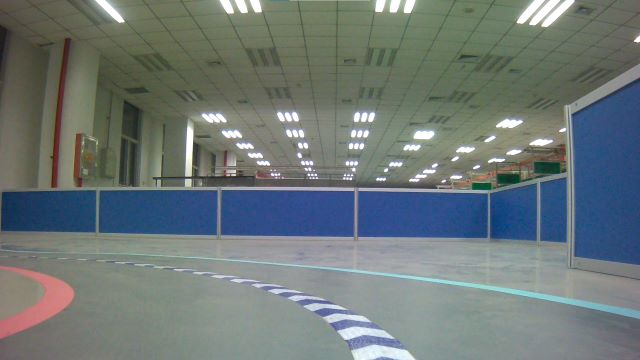
#> input picture img/img.jpg, 640 x 360 px, found by its file name
$ jupyter execute JupterTest01.ipynb
#> lines starting #> are read from the running program, lines starting #| are printed output that depends on the picture
任务一

[cell 1]
import cv2

img = cv2.imread('H:/DeepLearning/img/img.jpg')  # 读取图片
#> img is the input picture: shape (360, 640, 3); mean B, G, R 118.8, 119.5, 109.5

cv2.namedWindow('img', cv2.WINDOW_NORMAL)
cv2.resizeWindow('img', 640, 360)
cv2.imshow('img', img)  # 显示图片

while 1:
    key = cv2.waitKey(0)
#> (key q is pressed here)
    if key == ord('q') or key == 27:  # 读取键盘按键‘q’或‘Esc’
        cv2.destroyAllWindows()  # 摧毁所有窗口
        break

任务二

[cell 2]
import cv2

img = cv2.imread('H:/DeepLearning/img/img.jpg')  # 读取图片

img_down = cv2.pyrDown(img)
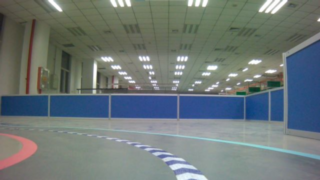
#> img_down: shape (180, 320, 3); mean B, G, R 118.8, 119.5, 109.5
img_gray = cv2.cvtColor(img,cv2.COLOR_BGR2GRAY)
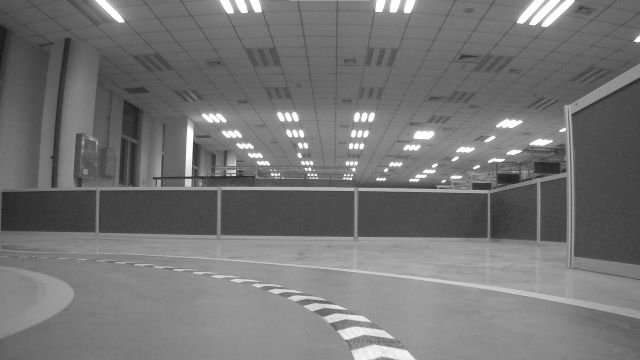
#> img_gray: shape (360, 640); min 25, max 255, mean 116.4
img_normal = cv2.normalize(img,None,0,100,cv2.NORM_MINMAX)#归一化
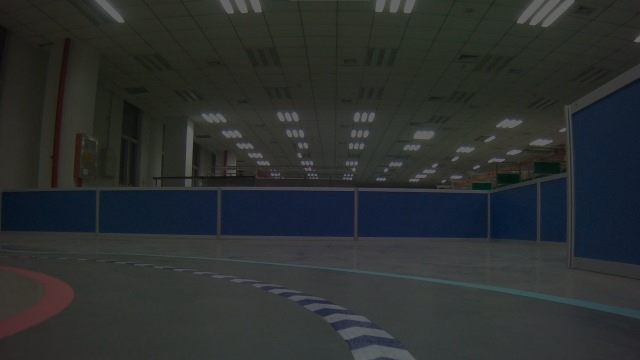
#> img_normal: shape (360, 640, 3); mean B, G, R 46.6, 46.9, 42.9

cv2.imshow('img', img)  # 显示图片
cv2.imshow('img_down', img_down)
cv2.imshow('img_gray', img_gray)
cv2.imshow('img_normal', img_normal)
while 1:
    key = cv2.waitKey(0)
#> (key q is pressed here)
    if key == ord('q') or key == 27:  # 读取键盘按键‘q’或‘Esc’
        cv2.destroyAllWindows()  # 摧毁所有窗口
        break

[cell 3]
import cv2
import numpy as np

img = cv2.imread('H:/DeepLearning/img/img.jpg')
img_gray = cv2.cvtColor(img,cv2.COLOR_BGR2GRAY)

print(np.shape(img))
#| (360, 640, 3)
print(img)
#> (printed output is left out)
print(np.shape(img_gray))
#| (360, 640)
print(img_gray)
#> (printed output is left out)

$ run again, with img/test2.png saved as img/img.jpg
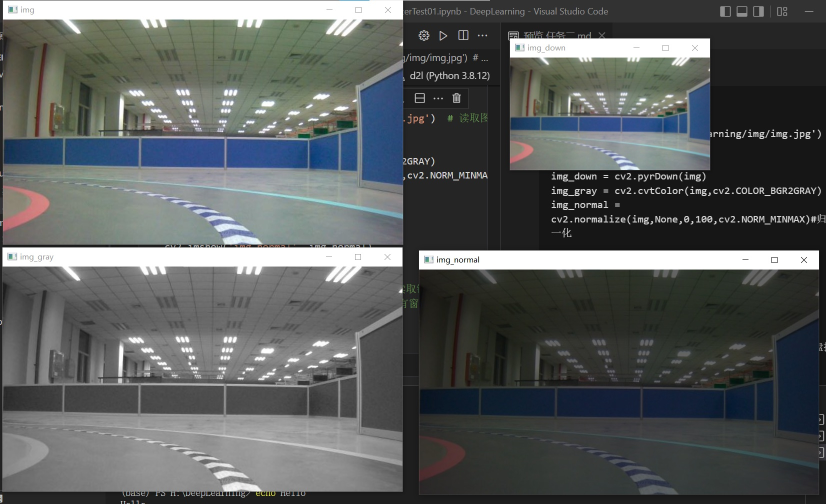
#> input picture img/test2.png, 1652 x 1008 px, found by its file name (shown at 1/2 size)
#> img is the input picture: shape (1008, 1652, 3); mean B, G, R 92.5, 92.7, 89.2
#> `img_gray = cv2.cvtColor(img,cv2.COLOR_BGR2GRAY)`:
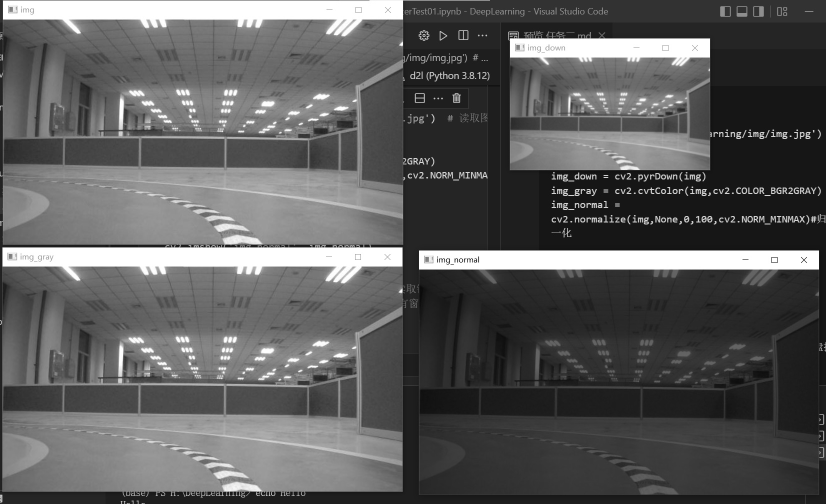
#> img_gray: shape (1008, 1652) (shown at 1/2 size); min 0, max 255, mean 91.6
#> `img_normal = cv2.normalize(img,None,0,100,cv2.NORM_MINMAX)#归一化`:
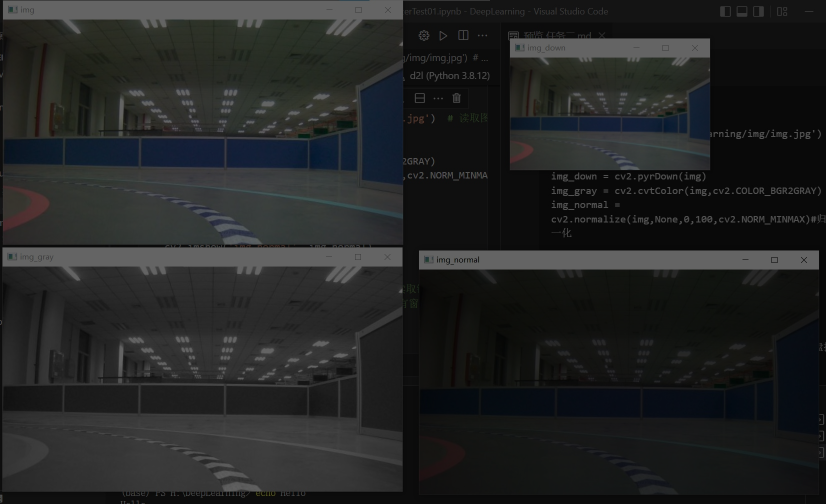
#> img_normal: shape (1008, 1652, 3) (shown at 1/2 size); mean B, G, R 36.3, 36.4, 35
#| (1008, 1652, 3)
#> (printed output is left out)
#| (1008, 1652)
#> (printed output is left out)
